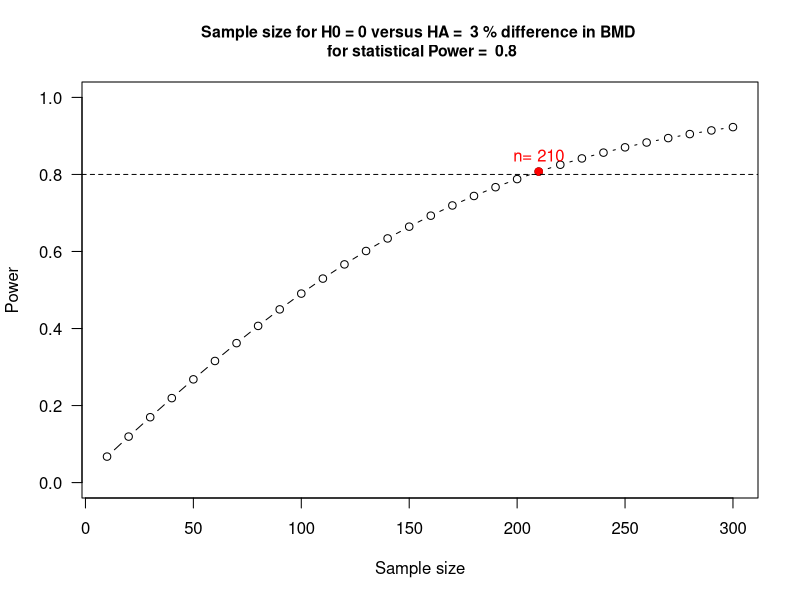

The R script that drew this image:
## ---- chunk 1
alpha=0.05
d=0.03  # difference in means
s=0.153  # standard deviation
bmd<-power.t.test(power=0.8, delta = d, sd=s, sig.level=alpha, type="one.sample")
bmd
## ---- chunk 2
alpha=0.05
s=0.153  # standard deviation
bmd<- power.t.test(power = .80, n=250, sd=s, sig.level=alpha, type="one.sample")
bmd
## ---- chunk 3
alpha=0.05
s=0.153
mu1=0.03  # 3 % difference in BMD between the two groups
pow=0.8   # desired power of the study
n=seq(from=10, to=300, by=10)
## ---- chunk 4
margin<-rep(0, length(n))
delta<-rep(0, length(n))
power.t<-rep(0, length(n))
## ---- chunk 5
for(i in 1:length(n)){
margin[i] <- (-qt(p = alpha/2, df = n[i]-1))*s/sqrt(n[i])
delta[i]<-(margin[i]-mu1)/(s/sqrt(n[i]))
power.t[i]<-1-pt(delta[i], df=n[i]-1)
}
## ---- chunk 6
sampsize <- min(which(power.t > pow))
## ---- chunk 7
result <- paste("n=",n[sampsize])
## ---- chunk 8
plot(n, power.t, type = "b", las = 1, ylim=c(0,1), ylab="Power", xlab="Sample size")

title(paste("Sample size for H0 =", 0, 
            "versus HA = ", 100*mu1, "% difference in BMD", "\n",
            "for statistical Power = ", pow), cex.main = 0.95)

points(n[sampsize], power.t[sampsize], col = "red", pch = 19)
text(n[sampsize], power.t[sampsize], col = "red", label = result, pos = 3)
abline(h = pow, lty = "dashed")
